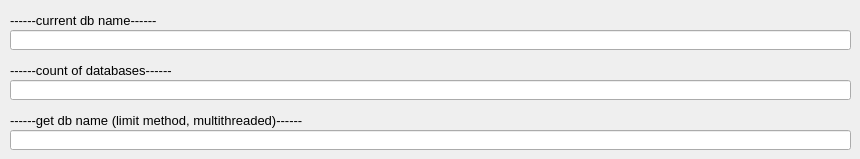
        <widget class="QWidget" name="tab_13">
         <attribute name="title">
          <string>bases</string>
         </attribute>
         <widget class="QLabel" name="label_4">
          <property name="geometry">
           <rect>
            <x>10</x>
            <y>10</y>
            <width>151</width>
            <height>20</height>
           </rect>
          </property>
          <property name="font">
           <font>
            <pointsize>10</pointsize>
           </font>
          </property>
          <property name="text">
           <string>------current db name------</string>
          </property>
         </widget>
         <widget class="QLabel" name="label_49">
          <property name="geometry">
           <rect>
            <x>10</x>
            <y>110</y>
            <width>381</width>
            <height>20</height>
           </rect>
          </property>
          <property name="font">
           <font>
            <pointsize>10</pointsize>
           </font>
          </property>
          <property name="text">
           <string>------get db name (limit method, multithreaded)------</string>
          </property>
         </widget>
         <widget class="QLineEdit" name="q_my_dbs_count">
          <property name="geometry">
           <rect>
            <x>10</x>
            <y>80</y>
            <width>841</width>
            <height>20</height>
           </rect>
          </property>
          <property name="font">
           <font>
            <pointsize>9</pointsize>
           </font>
          </property>
          <property name="text">
           <string/>
          </property>
         </widget>
         <widget class="QLineEdit" name="q_my_curr_db_name">
          <property name="geometry">
           <rect>
            <x>10</x>
            <y>30</y>
            <width>841</width>
            <height>20</height>
           </rect>
          </property>
          <property name="font">
           <font>
            <pointsize>9</pointsize>
           </font>
          </property>
          <property name="text">
           <string/>
          </property>
         </widget>
         <widget class="QLabel" name="label_51">
          <property name="geometry">
           <rect>
            <x>10</x>
            <y>60</y>
            <width>171</width>
            <height>20</height>
           </rect>
          </property>
          <property name="font">
           <font>
            <pointsize>10</pointsize>
           </font>
          </property>
          <property name="text">
           <string>------count of databases------</string>
          </property>
         </widget>
         <widget class="QLineEdit" name="q_my_get_db_name2">
          <property name="geometry">
           <rect>
            <x>10</x>
            <y>130</y>
            <width>841</width>
            <height>20</height>
           </rect>
          </property>
          <property name="font">
           <font>
            <pointsize>9</pointsize>
           </font>
          </property>
          <property name="text">
           <string/>
          </property>
         </widget>
        </widget>
